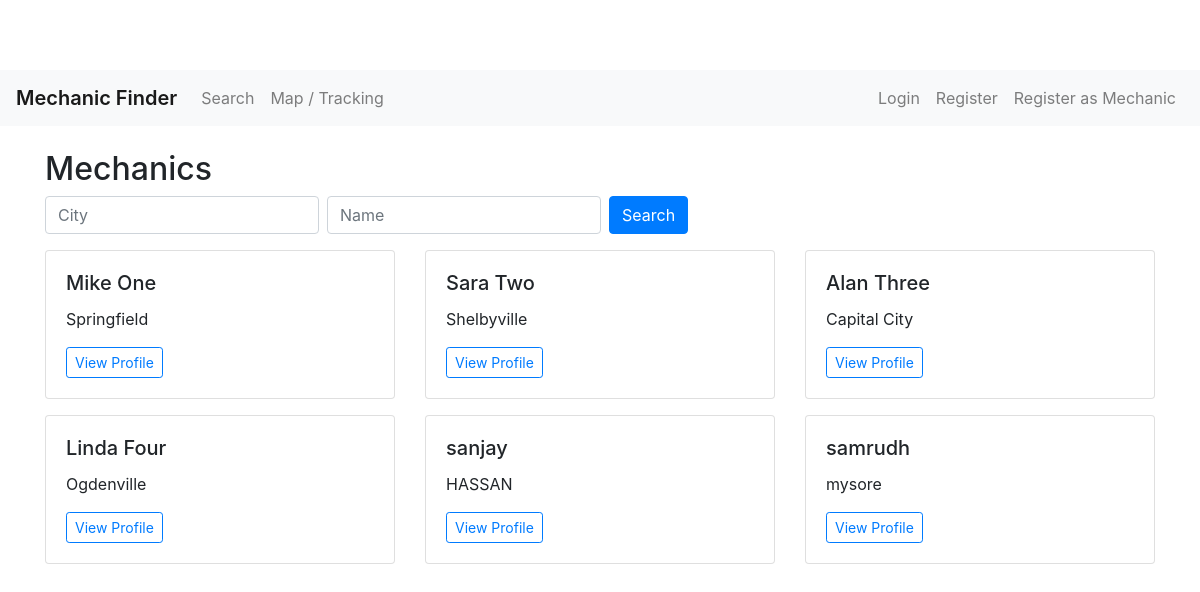
The app's page /search/ with its own data.
### service/models.py (models this page shows, shortened)
class UserProfile(models.Model):
    user = models.OneToOneField(User, on_delete=models.CASCADE)
    is_mechanic = models.BooleanField(default=False)
    phone = models.CharField(max_length=30, blank=True)
    address = models.CharField(max_length=255, blank=True)
    city = models.CharField(max_length=100, blank=True)
    latitude = models.DecimalField(max_digits=9, decimal_places=6, null=True, blank=True)
    longitude = models.DecimalField(max_digits=9, decimal_places=6, null=True, blank=True)
    profile_picture = models.ImageField(upload_to='profiles/', blank=True, null=True)

### service/views.py (the view)
# urls.py: path('search/', views.search_mechanic, name='search_mechanic'),
def search_mechanic(request):
    query = request.GET.get('q')
    city = request.GET.get('city')
    mechanics = UserProfile.objects.filter(is_mechanic=True)
    if city:
        mechanics = mechanics.filter(city__icontains=city)
    if query:
        q = Q(user__username__icontains=query) | Q(user__first_name__icontains=query) | Q(user__last_name__icontains=query)
        mechanics = mechanics.filter(q)
    return render(request, 'mechanic_list.html', {'mechanics': mechanics})

### templates/mechanic_list.html (shortened to what this page needs)
{% extends 'base.html' %}
{% block content %}
  <h2>Mechanics</h2>
  <form method="get" class="form-inline mb-3">
    <input type="text" name="city" placeholder="City" class="form-control mr-2" value="{{ request.GET.city }}">
    <input type="text" name="q" placeholder="Name" class="form-control mr-2" value="{{ request.GET.q }}">
    <button class="btn btn-primary">Search</button>
  </form>
  <div class="row">
    {% for m in mechanics %}
      <div class="col-md-4">
        <div class="card mb-3">
          <div class="card-body">
            <h5 class="card-title">{{ m.user.get_full_name|default:m.user.username }}</h5>
            <p class="card-text">{{ m.city }}</p>
            <a href="/mechanic/{{ m.id }}/" class="btn btn-sm btn-outline-primary">View Profile</a>
          </div>
        </div>
      </div>
    {% empty %}
      <p>No mechanics found</p>
    {% endfor %}
  </div>
{% endblock %}

### templates/base.html (shortened to what this page needs)
{% load static %}
<!doctype html>
<html lang="en">
  <head>
    <link rel="stylesheet" href="https://cdn.jsdelivr.net/npm/bootstrap@4.6.2/dist/css/bootstrap.min.css">
    <link rel="stylesheet" href="{% static 'css/site.css' %}">
    <link rel="stylesheet" href="https://unpkg.com/leaflet@1.9.4/dist/leaflet.css"/>
  </head>
  <body>
    <nav class="navbar navbar-expand-lg navbar-light bg-light">
      <a class="navbar-brand" href="{% url 'service:index' %}">Mechanic Finder</a>
      <div class="collapse navbar-collapse" id="mainNav">
        <ul class="navbar-nav mr-auto">
          <li class="nav-item"><a class="nav-link" href="{% url 'service:search_mechanic' %}">Search</a></li>
          <li class="nav-item"><a class="nav-link" href="{% url 'service:tracking_map' %}">Map / Tracking</a></li>
        </ul>
        <ul class="navbar-nav">
          {% if user.is_authenticated %}
            <li class="nav-item dropdown">
              <a class="nav-link dropdown-toggle" href="#" id="bookingsDropdown" role="button" data-toggle="dropdown" aria-haspopup="true" aria-expanded="false">
                📋 Bookings
              </a>
              <div class="dropdown-menu dropdown-menu-right" aria-labelledby="bookingsDropdown">
                <a class="dropdown-item" href="{% url 'service:manage_bookings' %}">View All Bookings</a>
                {% if user.userprofile.is_mechanic %}
                  <div class="dropdown-divider"></div>
                  <a class="dropdown-item" href="{% url 'service:manage_bookings' %}?status=Pending">
                    ⏳ Accept Pending Bookings
                  </a>
                  <a class="dropdown-item" href="{% url 'service:manage_bookings' %}?status=Confirmed">
                    ✅ Confirmed Bookings
                  </a>
                  <a class="dropdown-item" href="{% url 'service:manage_bookings' %}?status=Rejected">
                    ❌ Rejected Bookings
                  </a>
                {% endif %}
              </div>
            </li>
            {% comment %} Dashboard route depends on profile type {% endcomment %}
            {% if user.userprofile.is_mechanic %}
              <li class="nav-item"><a class="nav-link" href="{% url 'service:dashboard_mechanic' %}">Dashboard</a></li>
            {% else %}
              <li class="nav-item"><a class="nav-link" href="{% url 'service:dashboard_user' %}">Dashboard</a></li>
            {% endif %}
            <li class="nav-item"><a class="nav-link" href="{% url 'service:logout' %}">Logout</a></li>
          {% else %}
            <li class="nav-item"><a class="nav-link" href="{% url 'service:login' %}">Login</a></li>
            <li class="nav-item"><a class="nav-link" href="{% url 'service:register_user' %}">Register</a></li>
            <li class="nav-item"><a class="nav-link" href="{% url 'service:register_mechanic' %}">Register as Mechanic</a></li>
          {% endif %}
        </ul>
      </div>
    </nav>
    <div class="container mt-4">
      {% block content %}{% endblock %}
    </div>
  </body>
</html>

### static/css/site.css (style rules this page uses)
body { padding-top: 70px; }
.navbar-brand { font-weight: 600; }

### records on screen
UserProfile: user.get_full_name "Mike One", city "Springfield"
UserProfile: user.get_full_name "Sara Two", city "Shelbyville"
UserProfile: user.get_full_name "Alan Three", city "Capital City"
UserProfile: user.get_full_name "Linda Four", city "Ogdenville"
UserProfile: user.get_full_name "sanjay", city "HASSAN"
UserProfile: user.get_full_name "samrudh", city "mysore"
